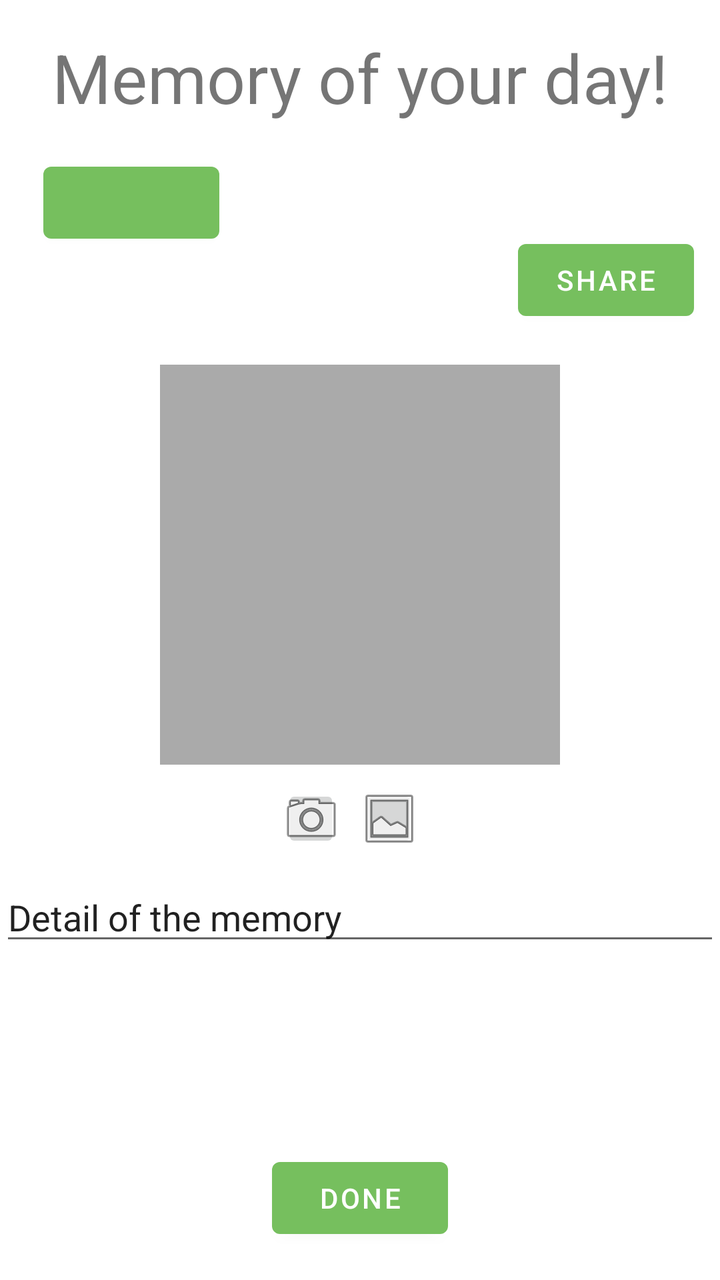
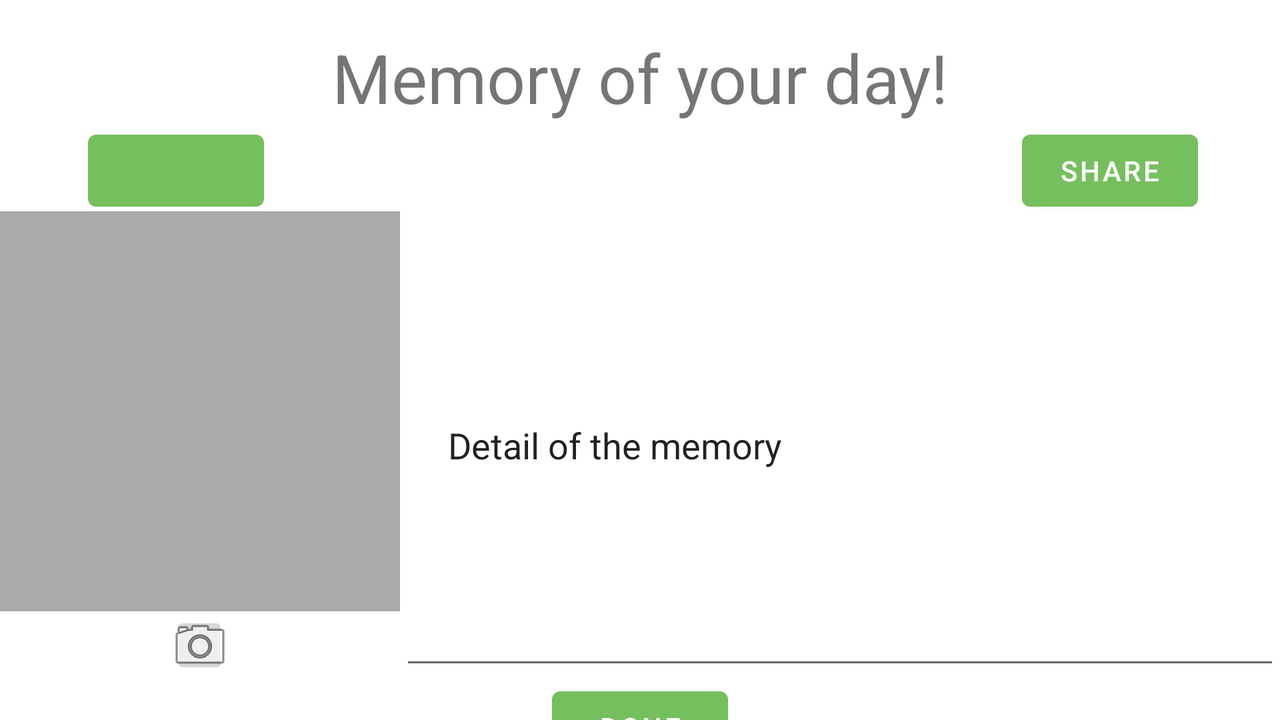

The same Android screen from two of the app's own layout files: first res/layout/ as a phone draws it, then the repository's variant for another configuration, drawn on a device whose configuration selects that folder. Both files follow.
<!-- AndroidManifest.xml: application theme Theme.NoteYourDay -->
<!-- res/layout/fragment_memories_of_the_day.xml -->
<?xml version="1.0" encoding="utf-8"?>
<androidx.constraintlayout.widget.ConstraintLayout xmlns:android="http://schemas.android.com/apk/res/android"
    xmlns:app="http://schemas.android.com/apk/res-auto"
    xmlns:tools="http://schemas.android.com/tools"
    android:layout_width="match_parent"
    android:layout_height="match_parent">

    <TextView
        android:id="@+id/label_memory_of_the_day"
        android:layout_width="wrap_content"
        android:layout_height="wrap_content"
        android:layout_marginTop="16dp"
        android:gravity="center"
        android:text="@string/memory_of_the_day"
        android:textSize="34sp"
        app:layout_constraintEnd_toEndOf="parent"
        app:layout_constraintStart_toStartOf="parent"
        app:layout_constraintTop_toTopOf="parent" />

    <Button
        android:id="@+id/date_button"
        android:layout_width="wrap_content"
        android:layout_height="wrap_content"
        android:layout_marginTop="16dp"
        app:layout_constraintEnd_toEndOf="parent"
        app:layout_constraintHorizontal_bias="0.08"
        app:layout_constraintStart_toStartOf="parent"
        app:layout_constraintTop_toBottomOf="@id/label_memory_of_the_day" />


    <Button
        android:id="@+id/share_button"
        android:layout_width="wrap_content"
        android:layout_height="wrap_content"
        android:layout_gravity="right"
        android:layout_marginTop="54dp"
        android:layout_marginBottom="16dp"
        android:text="@string/send_button_text"
        app:layout_constraintBottom_toTopOf="@+id/linearLayout2"
        app:layout_constraintEnd_toEndOf="parent"
        app:layout_constraintHorizontal_bias="0.92"
        app:layout_constraintStart_toEndOf="@+id/date_button"
        app:layout_constraintTop_toBottomOf="@+id/label_memory_of_the_day"
        app:layout_constraintVertical_bias="0.18" />

    <LinearLayout
        android:id="@+id/linearLayout2"
        android:layout_width="match_parent"
        android:layout_height="wrap_content"
        android:orientation="vertical"
        app:layout_constraintBottom_toBottomOf="parent"
        app:layout_constraintRight_toLeftOf="parent"
        app:layout_constraintTop_toBottomOf="@id/date_button"
        app:layout_constraintVertical_bias="0.26">

        <ImageView
            android:id="@+id/picture_of_memory"
            android:layout_width="200dp"
            android:layout_height="200dp"
            android:layout_gravity="center_horizontal"
            android:background="@android:color/darker_gray"
            android:cropToPadding="true"
            android:scaleType="centerInside"
            android:text="@string/picture_of_memory"
            android:contentDescription="Photo" />

        <LinearLayout
            android:layout_width="wrap_content"
            android:layout_height="wrap_content"
            android:orientation="horizontal"
            android:layout_gravity="center">

            <ImageButton
                android:id="@+id/memory_camera"
                android:layout_width="29dp"
                android:layout_height="34dp"
                android:layout_gravity="center"
                android:src="@android:drawable/ic_menu_camera"
                android:text="@string/memory_camera_chosen" />

            <ImageButton
                android:id="@+id/memory_gallery"
                android:layout_width="29dp"
                android:layout_height="34dp"
                android:layout_gravity="center"
                android:src="@android:drawable/ic_menu_gallery"
                android:layout_margin="10dp"
                android:text="@string/memory_camera_chosen" />

        </LinearLayout>



        <EditText
            android:id="@+id/detail_of_memory"
            android:layout_width="match_parent"
            android:layout_height="wrap_content"
            android:text="@string/detail_of_memory" />

    </LinearLayout>

    <Button
        android:id="@+id/done_button"
        android:layout_width="wrap_content"
        android:layout_height="wrap_content"
        android:text="@string/save"
        app:layout_constraintBottom_toBottomOf="parent"
        app:layout_constraintEnd_toEndOf="parent"
        app:layout_constraintStart_toStartOf="parent"
        app:layout_constraintTop_toBottomOf="@+id/linearLayout2"
        app:layout_constraintVertical_bias="0.85" />

</androidx.constraintlayout.widget.ConstraintLayout>
<!-- resources referenced by this layout -->
<resources>
  <string name="detail_of_memory">Detail of the memory</string>
  <string name="memory_camera_chosen">Choose picture for the memory</string>
  <string name="memory_of_the_day">Memory of your day! </string>
  <string name="picture_of_memory">Picture of the memory</string>
  <string name="save">DONE</string>
  <string name="send_button_text">Share</string>
  <style name="Theme.NoteYourDay" parent="Theme.MaterialComponents.DayNight.DarkActionBar">
          
          <item name="colorPrimary">@color/green</item>
          <item name="colorPrimaryVariant">@color/moss_green</item>
          <item name="colorOnPrimary">@color/white</item>
          
          <item name="colorSecondary">@color/teal_200</item>
          <item name="colorSecondaryVariant">@color/teal_700</item>
          <item name="colorOnSecondary">@color/black</item>
          
          <item name="android:statusBarColor">?attr/colorPrimaryVariant</item>
          
      </style>
  <color name="green">#76bf5e</color>
  <color name="white">#FFFFFFFF</color>
  <color name="teal_200">#FF03DAC5</color>
  <color name="teal_700">#FF018786</color>
  <color name="black">#FF000000</color>
</resources>
<!-- res/layout-land/fragment_memories_of_the_day.xml (the repository's variant of the layout above) -->
<!-- drawn on the phone turned sideways -->
<?xml version="1.0" encoding="utf-8"?>
<androidx.constraintlayout.widget.ConstraintLayout xmlns:android="http://schemas.android.com/apk/res/android"
    xmlns:app="http://schemas.android.com/apk/res-auto"
    xmlns:tools="http://schemas.android.com/tools"
    android:layout_width="match_parent"
    android:layout_height="match_parent">

    <TextView
        android:id="@+id/label_memory_of_the_day"
        android:layout_width="wrap_content"
        android:layout_height="wrap_content"
        android:layout_marginTop="16dp"
        android:gravity="center"
        android:text="@string/memory_of_the_day"
        android:textSize="34sp"
        app:layout_constraintEnd_toEndOf="parent"
        app:layout_constraintStart_toStartOf="parent"
        app:layout_constraintTop_toTopOf="parent" />

    <Button
        android:id="@+id/date_button"
        android:layout_width="wrap_content"
        android:layout_height="wrap_content"
        app:layout_constraintEnd_toEndOf="parent"
        app:layout_constraintHorizontal_bias="0.08"
        app:layout_constraintStart_toStartOf="parent"
        app:layout_constraintTop_toBottomOf="@id/label_memory_of_the_day" />

    <Button
        android:id="@+id/share_button"
        android:layout_width="wrap_content"
        android:layout_height="wrap_content"
        android:layout_gravity="right"
        android:layout_marginEnd="8dp"
        android:text="@string/send_button_text"
        app:layout_constraintEnd_toEndOf="parent"
        app:layout_constraintHorizontal_bias="0.92"
        app:layout_constraintStart_toEndOf="@+id/date_button"
        app:layout_constraintBottom_toBottomOf="@+id/date_button" />

    <LinearLayout
        android:id="@+id/linearLayout1"
        android:layout_width="match_parent"
        android:layout_height="wrap_content"
        android:layout_marginTop="24dp"
        app:layout_constraintBottom_toTopOf="@+id/done_button"
        app:layout_constraintEnd_toEndOf="parent"
        app:layout_constraintStart_toStartOf="parent"
        app:layout_constraintTop_toBottomOf="@id/share_button"
        android:orientation="horizontal" >

        <LinearLayout
            android:id="@+id/linearLayout2"
            android:layout_width="wrap_content"
            android:layout_height="wrap_content"
            android:orientation="vertical">

            <ImageButton
                android:id="@+id/picture_of_memory"
                android:layout_width="200dp"
                android:layout_height="200dp"
                android:layout_gravity="center_horizontal"
                android:background="@android:color/darker_gray"
                android:cropToPadding="true"
                android:scaleType="centerInside"
                android:text="@string/picture_of_memory" />

            <ImageButton
                android:id="@+id/memory_camera"
                android:layout_width="29dp"
                android:layout_height="34dp"
                android:layout_gravity="center"
                android:src="@android:drawable/ic_menu_camera"
                android:text="@string/memory_camera_chosen" />

        </LinearLayout>

        <EditText
            android:id="@+id/detail_of_memory"
            android:layout_width="match_parent"
            android:layout_height="match_parent"
            android:padding="24dp"
            android:text="@string/detail_of_memory" />

    </LinearLayout>

    <Button
        android:id="@+id/done_button"
        android:layout_width="wrap_content"
        android:layout_height="wrap_content"
        android:text="@string/save"
        app:layout_constraintBottom_toBottomOf="parent"
        app:layout_constraintEnd_toEndOf="parent"
        app:layout_constraintStart_toStartOf="parent"
        app:layout_constraintTop_toBottomOf="@+id/linearLayout1"
        app:layout_constraintVertical_bias="0.85" />

</androidx.constraintlayout.widget.ConstraintLayout>
